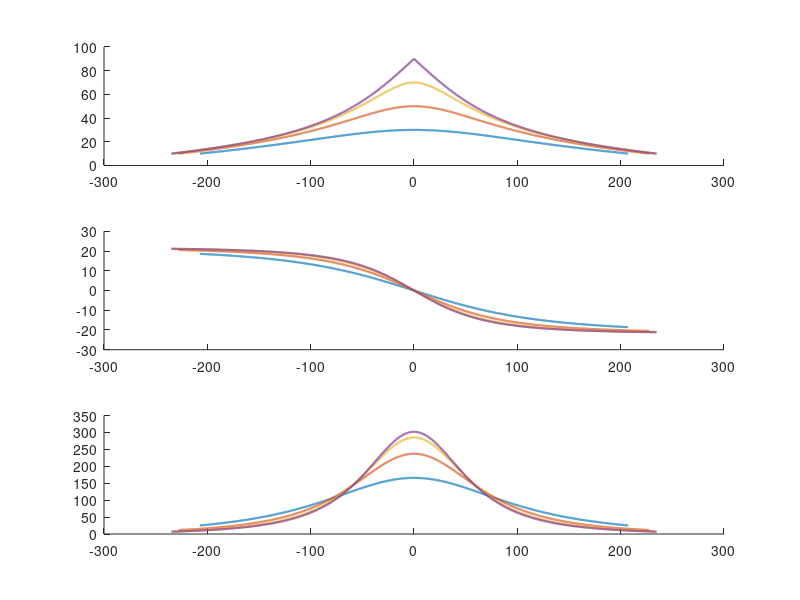

MATLAB code to generate this figure: (Note: this script raises an error after producing the figure.)
clear;
clc;
close all;
c  = 3e8;
GM = 3.986e14;
Re = 6.371e6;
fc = 920e6;
h  = 540e3;
El_min = 10;
v_sat = sqrt(GM/(Re+h));
w_sat = v_sat/(Re+h);
t = -300:0.1:300;
Emax_list = [30 50 70 90];
colors = lines(length(Emax_list));
figure;
for i = 1:length(Emax_list)
    Emax = Emax_list(i)*pi/180;
    dmin = Re*(sqrt(((Re+h)/Re)^2 - cos(Emax)^2) - sin(Emax));
    psi_min = acos((Re^2+(Re+h)^2-dmin^2)/(2*Re*(Re+h)));
    alpha = w_sat .* t;

    psi = acos(cos(psi_min).*cos(alpha));
    d = sqrt(Re^2+(Re+h)^2-2*Re*(Re+h).*cos(psi));
    El = asin(((Re+h)^2-Re^2-d.^2)./(2*Re.*d)) * 180/pi;

    ddot = Re*(Re+h)*cos(psi_min).*sin(alpha).*w_sat ./ d;
    fd = -(fc/c) .* ddot;
    dfd_dt = gradient(fd, t);
    tau = d / c;

    visible = El >= El_min;
    Tvis = t(visible);
    subplot(3,1,1); hold on;
    plot(t(visible), El(visible), 'Color', colors(i,:), 'LineWidth', 1.5);
    subplot(3,1,2); hold on;
    plot(t(visible), fd(visible)/1e3, 'Color', colors(i,:), 'LineWidth', 1.5);
    subplot(3,1,3); hold on;
    plot(t(visible), abs(dfd_dt(visible)), 'Color', colors(i,:), 'LineWidth', 1.5);
    fprintf('Emax=%2d deg  Tvis=%.2f min  fd_max=%.2f kHz  rate_max=%.1f Hz/s\n', ...
        Emax_list(i), (Tvis(end)-Tvis(1))/60, max(abs(fd(visible)))/1e3, max(abs(dfd_dt(visible))));
    tau_all{i} = tau(visible);
    El_all{i}  = El(visible);
    t_all{i}   = Tvis;
end

subplot(3,1,1);
yline(El_min,'--k'); grid on;
xlabel('time [s]'); ylabel('elevation [deg]');
title('Elevation Angle');
legend("Emax="+string(Emax_list)+"deg", 'Location','best');
subplot(3,1,2);
yline(0,'--k'); grid on;
xlabel('time [s]'); ylabel('Doppler [kHz]');
title('Doppler Shift (curved Earth)');
subplot(3,1,3);
grid on;
xlabel('time [s]'); ylabel('Doppler rate [Hz/s]');
title('Doppler Rate (curved Earth)');

figure;
subplot(2,1,1); hold on;
for i = 1:length(Emax_list)
    plot(t_all{i}, El_all{i}, 'Color', colors(i,:), 'LineWidth', 1.5);
end
yline(El_min,'--k'); grid on;
xlabel('time [s]'); ylabel('elevation [deg]');
title('Elevation Angle');
legend("Emax="+string(Emax_list)+"deg", 'Location','best');

subplot(2,1,2); hold on;
for i = 1:length(Emax_list)
    plot(t_all{i}, (tau_all{i} - min(tau_all{i}))*1e3, 'Color', colors(i,:), 'LineWidth', 1.5);
end
grid on;
xlabel('time [s]'); ylabel('latency [ms]');
title('Change in Propagation Delay (curved Earth)');
legend("Emax="+string(Emax_list)+"deg", 'Location','best');
